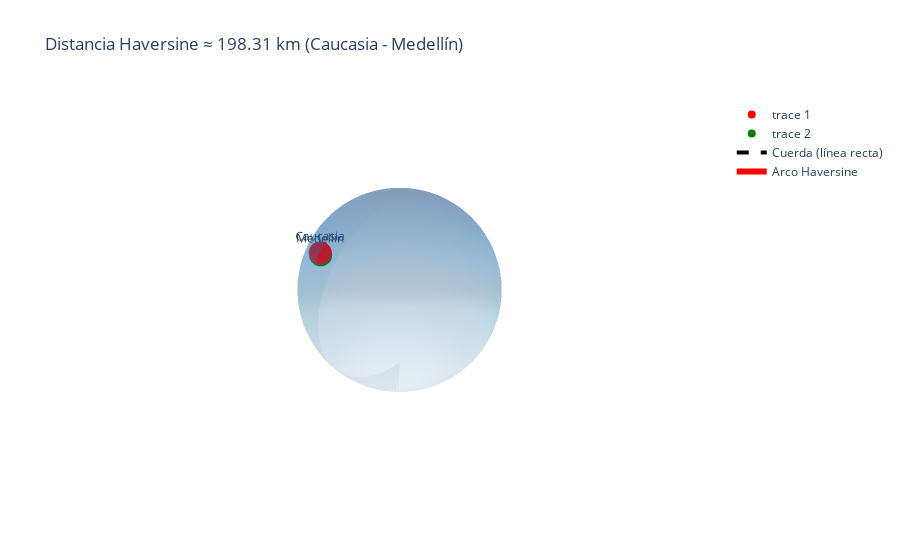

Here is the notebook cell this chart was saved with:
### Markdown cell above
¡Muy bien! 🚀 Para que se note mejor la diferencia entre la **cuerda** y el **arco del gran círculo**, vamos a usar dos puntos más separados:

* **Caucasia, Antioquia** → `lat1, lon1 = 7.9860, -75.1950`
* **Medellín, Antioquia** → `lat2, lon2 = 6.2442, -75.5812`

Aquí te dejo el código mejorado y listo para correr en VS Code o Jupyter:

```python

### Code cell
import math
import numpy as np
import plotly.graph_objects as go

# --- Función Haversine ---
def haversine(lat1, lon1, lat2, lon2, R=6371000.0):
    phi1, phi2 = math.radians(lat1), math.radians(lat2)
    dphi = math.radians(lat2 - lat1)
    dlmb = math.radians(lon2 - lon1)
    a = math.sin(dphi/2)**2 + math.cos(phi1)*math.cos(phi2)*math.sin(dlmb/2)**2
    c = 2 * math.atan2(math.sqrt(a), math.sqrt(1-a))
    return R * c  # en metros

# --- Coordenadas de ejemplo ---
# Caucasia, Antioquia
lat1, lon1 = 7.9860, -75.1950
# Medellín, Antioquia
lat2, lon2 = 6.2442, -75.5812

distancia = haversine(lat1, lon1, lat2, lon2)

# --- Conversión a coordenadas cartesianas ---
def sph2cart(lat, lon, R=1.0):
    lat, lon = np.radians(lat), np.radians(lon)
    x = R * np.cos(lat) * np.cos(lon)
    y = R * np.cos(lat) * np.sin(lon)
    z = R * np.sin(lat)
    return np.array([x, y, z])

R = 6371000
A = sph2cart(lat1, lon1, R)
B = sph2cart(lat2, lon2, R)

# --- Cálculo del arco del gran círculo (SLERP) ---
u, v = A / R, B / R
dot = np.clip(np.dot(u, v), -1.0, 1.0)
theta = np.arccos(dot)
t_vals = np.linspace(0, 1, 200)
sin_theta = np.sin(theta)
arc_points = ((np.sin((1 - t_vals)[:, None] * theta) * u[None, :] +
               np.sin(t_vals[:, None] * theta) * v[None, :]) / sin_theta) * R

# --- Esfera (la Tierra) ---
phi, theta_s = np.mgrid[0:np.pi:50j, 0:2*np.pi:50j]
x = R * np.sin(phi) * np.cos(theta_s)
y = R * np.sin(phi) * np.sin(theta_s)
z = R * np.cos(phi)

# --- Plotly ---
fig = go.Figure()

# Esfera (Tierra)
fig.add_trace(go.Surface(
    x=x, y=y, z=z,
    colorscale="Blues",
    opacity=0.3,
    showscale=False
))

# Punto A (Caucasia)
fig.add_trace(go.Scatter3d(
    x=[A[0]], y=[A[1]], z=[A[2]],
    mode='markers+text',
    marker=dict(size=8, color="red"),
    text=["Caucasia"],
    textposition="top center"
))

# Punto B (Medellín)
fig.add_trace(go.Scatter3d(
    x=[B[0]], y=[B[1]], z=[B[2]],
    mode='markers+text',
    marker=dict(size=8, color="green"),
    text=["Medellín"],
    textposition="top center"
))

# Línea recta (cuerda)
fig.add_trace(go.Scatter3d(
    x=[A[0], B[0]], y=[A[1], B[1]], z=[A[2], B[2]],
    mode='lines',
    line=dict(color="black", width=4, dash="dash"),
    name="Cuerda (línea recta)"
))

# Arco del gran círculo
fig.add_trace(go.Scatter3d(
    x=arc_points[:,0], y=arc_points[:,1], z=arc_points[:,2],
    mode='lines',
    line=dict(color="red", width=6),
    name="Arco Haversine"
))

# Configuración de la escena
fig.update_layout(
    scene=dict(
        xaxis=dict(visible=False),
        yaxis=dict(visible=False),
        zaxis=dict(visible=False),
        aspectmode="data"
    ),
    title=f"Distancia Haversine ≈ {distancia/1000:.2f} km (Caucasia - Medellín)"
)

fig.show()

### Figure 1 — Plotly figure (JSON) as saved in the notebook; plotly's stock layout.template omitted (floating-point values rounded to 4 significant figures; data arrays with more than 128 entries replaced by an {"elided": "..."} marker saying what was removed)
{"data": [{"colorscale": [[0, "rgb(247,251,255)"], [0.125, "rgb(222,235,247)"], [0.25, "rgb(198,219,239)"], [0.375, "rgb(158,202,225)"], [0.5, "rgb(107,174,214)"], [0.625, "rgb(66,146,198)"], [0.75, "rgb(33,113,181)"], [0.875, "rgb(8,81,156)"], [1, "rgb(8,48,107)"]], "opacity": 0.3, "showscale": false, "type": "surface", "x": {"elided": "50x50 float values"}, "y": {"elided": "50x50 float values"}, "z": {"elided": "50x50 float values"}}, {"marker": {"color": "red", "size": 8}, "mode": "markers+text", "text": ["Caucasia"], "textposition": "top center", "type": "scatter3d", "x": [1612000.0], "y": [-6100000.0], "z": [885100.0]}, {"marker": {"color": "green", "size": 8}, "mode": "markers+text", "text": ["Medellín"], "textposition": "top center", "type": "scatter3d", "x": [1577000.0], "y": [-6134000.0], "z": [692900.0]}, {"line": {"color": "black", "dash": "dash", "width": 4}, "mode": "lines", "name": "Cuerda (línea recta)", "type": "scatter3d", "x": [1612000.0, 1577000.0], "y": [-6100000.0, -6134000.0], "z": [885100.0, 692900.0]}, {"line": {"color": "red", "width": 6}, "mode": "lines", "name": "Arco Haversine", "type": "scatter3d", "x": {"elided": "200 float values"}, "y": {"elided": "200 float values"}, "z": {"elided": "200 float values"}}], "layout": {"scene": {"aspectmode": "data", "xaxis": {"visible": false}, "yaxis": {"visible": false}, "zaxis": {"visible": false}}, "title": {"text": "Distancia Haversine ≈ 198.31 km (Caucasia - Medellín)"}}}
